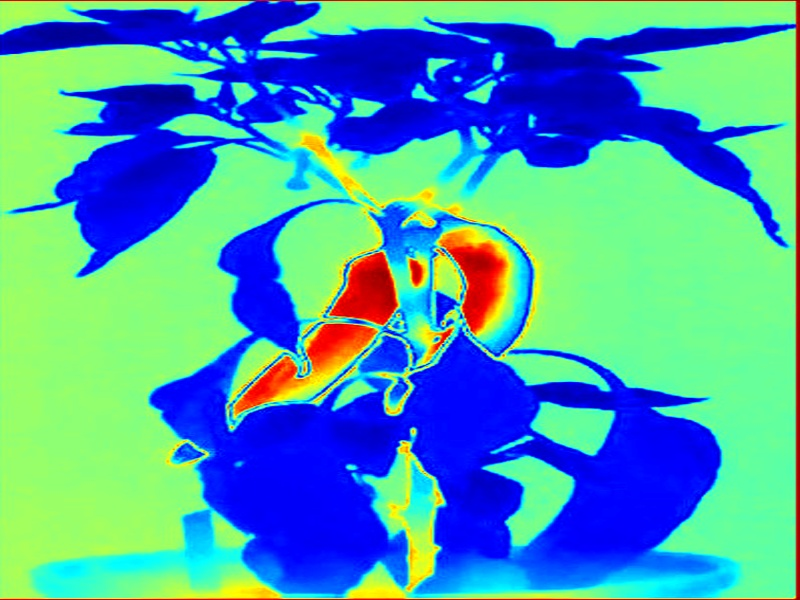
#> input picture enhanced IR_image.jpg, 800 x 600 px
$ python 'ir+rgb to IR.py'
#> lines starting #> are read from the running program, lines starting #| are printed output that depends on the picture
import cv2
import numpy as np
import os

def merge_ir_rgb_and_convert(ir_path, rgb_path, output_path):
    # Read the IR and RGB images
    ir_img = cv2.imread(ir_path, cv2.IMREAD_GRAYSCALE)
    rgb_img = cv2.imread(rgb_path)

    # Check if images are loaded properly
    if ir_img is None or rgb_img is None:
        raise ValueError("Failed to load one or both images. Please check the file paths.")

    # Ensure both images have the same dimensions
    if ir_img.shape[:2] != rgb_img.shape[:2]:
        # Resize IR image to match RGB image
        ir_img = cv2.resize(ir_img, (rgb_img.shape[1], rgb_img.shape[0]))

    # Normalize the IR image to 0-255 range
    ir_normalized = cv2.normalize(ir_img, None, 0, 255, cv2.NORM_MINMAX).astype(np.uint8)

    # Create a colormap for the IR image
    ir_colormap = cv2.applyColorMap(ir_normalized, cv2.COLORMAP_JET)

    # Merge the IR and RGB images
    merged = cv2.addWeighted(rgb_img, 0.7, ir_colormap, 0.3, 0)

    # Convert merged image back to grayscale (simulating IR)
    merged_gray = cv2.cvtColor(merged, cv2.COLOR_BGR2GRAY)

    # Apply a thermal-like colormap to the grayscale image
    final_ir = cv2.applyColorMap(merged_gray, cv2.COLORMAP_INFERNO)

    # Save the final IR-like image
    cv2.imwrite(output_path, final_ir)

    return final_ir

def get_valid_path(prompt):
    while True:
        path = input(prompt)
        if os.path.exists(path):
            return path
        else:
            print(f"File not found: {path}")
            print("Please enter a valid file path or type 'exit' to quit.")
        if path.lower() == 'exit':
            exit()

try:
    # Prompt user for input file paths
    ir_image_path = get_valid_path("Enter the path to the IR image: ")
#> the loop in get_valid_path, `while True:` made 1 pass; the answer given on pass 1: enhanced IR_image.jpg
    rgb_image_path = get_valid_path("Enter the path to the RGB image: ")

    # Prompt user for output file path
    output_image_path = input("Enter the path for the output image (including filename): ")
#> the answer given: out.png

    # Merge the images and convert back to IR-like image
    final_ir_image = merge_ir_rgb_and_convert(ir_image_path, rgb_image_path, output_image_path)
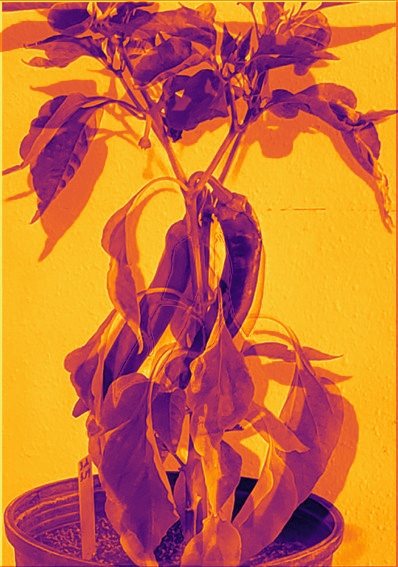
#> input picture flir.jpg, 398 x 567 px
#> in merge_ir_rgb_and_convert, rgb_img is the input picture: shape (567, 398, 3); mean B, G, R 60.1, 110.5, 203.6
#> in merge_ir_rgb_and_convert, `ir_img = cv2.resize(ir_img, (rgb_img.shape[1], rgb_img.shape[0]))`:
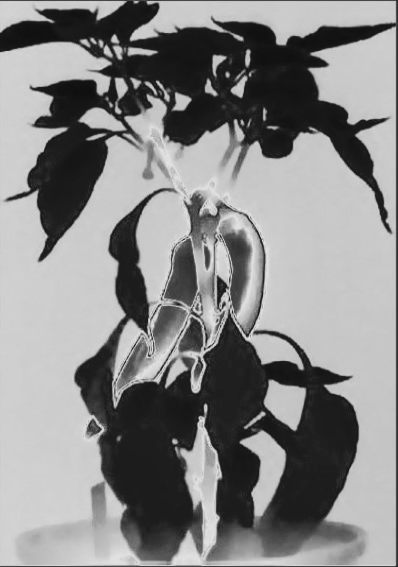
#> ir_img: shape (567, 398); min 14, max 227, mean 134.9
#> in merge_ir_rgb_and_convert, `ir_normalized = cv2.normalize(ir_img, None, 0, 255, cv2.NORM_MINMAX).a..`:
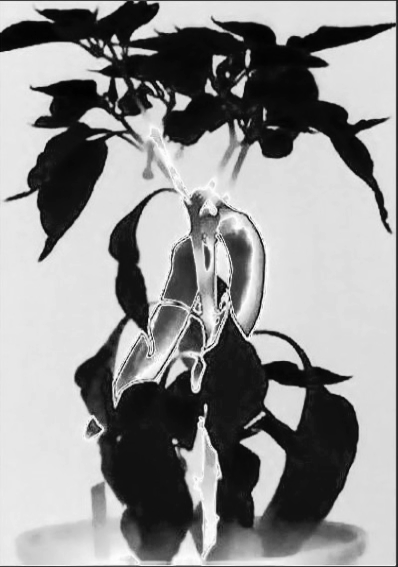
#> ir_normalized: shape (567, 398); min 0, max 255, mean 144.8
#> in merge_ir_rgb_and_convert, `ir_colormap = cv2.applyColorMap(ir_normalized, cv2.COLORMAP_JET)`:
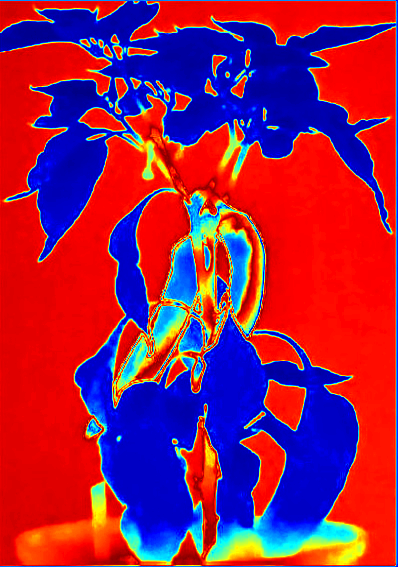
#> ir_colormap: shape (567, 398, 3); mean B, G, R 82.2, 31.7, 147.7
#> in merge_ir_rgb_and_convert, `merged = cv2.addWeighted(rgb_img, 0.7, ir_colormap, 0.3, 0)`:
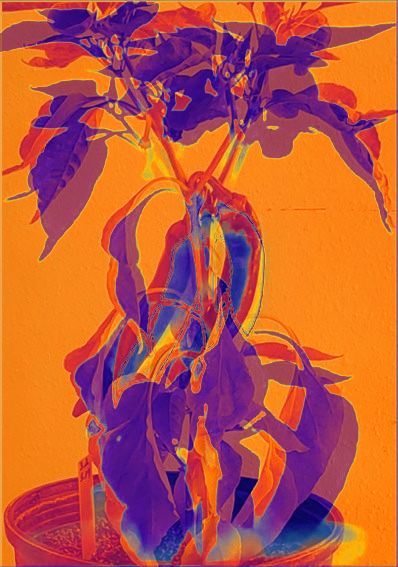
#> merged: shape (567, 398, 3); mean B, G, R 66.7, 86.8, 186.8
#> in merge_ir_rgb_and_convert, `merged_gray = cv2.cvtColor(merged, cv2.COLOR_BGR2GRAY)`:
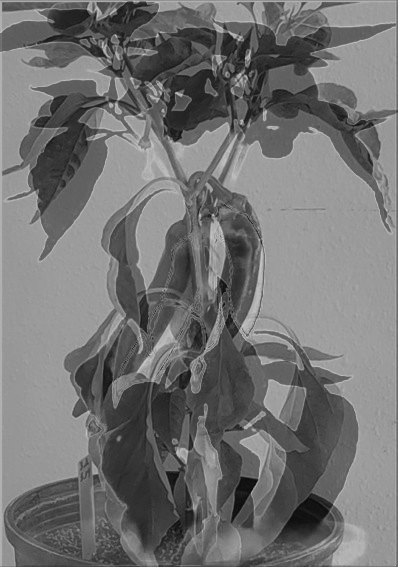
#> merged_gray: shape (567, 398); min 10, max 202, mean 114.4
#> in merge_ir_rgb_and_convert, `final_ir = cv2.applyColorMap(merged_gray, cv2.COLORMAP_INFERNO)`:
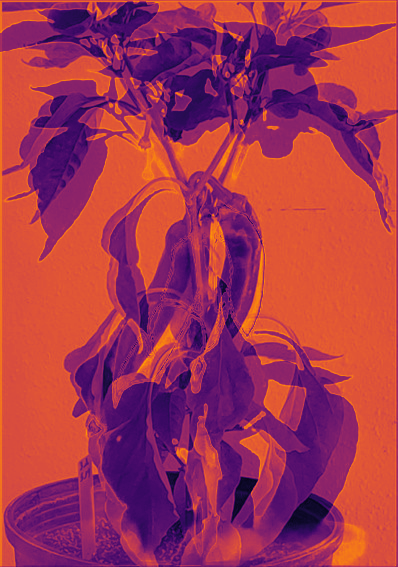
#> final_ir: shape (567, 398, 3); mean B, G, R 81.3, 52.7, 162.8

    print(f"Successfully created and saved the final IR-like image to {output_image_path}")

    # Display the final IR-like image
    cv2.imshow('Final IR-like Image', final_ir_image)
    cv2.waitKey(0)
    cv2.destroyAllWindows()

except Exception as e:
    print(f"An error occurred: {str(e)}")
